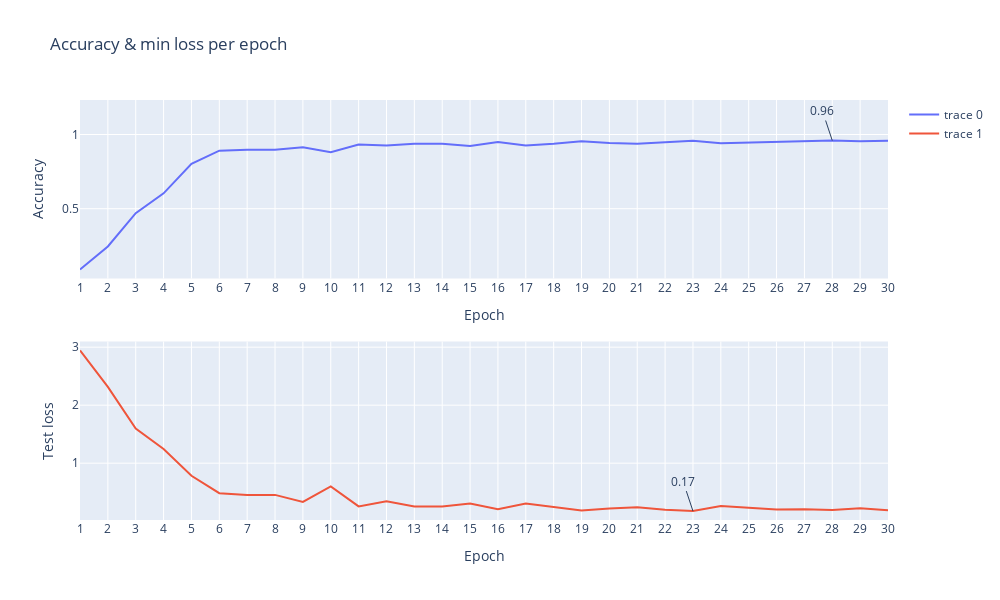

Notebook code for this chart:
### Code cell
# Create Line plot
fig = px.line(plt_data, x=plt_data['Epoch'], y=plt_data['Accuracy'])
#fig.add_scatter(plt_data, x=plt_data['Epoch'], y=plt_data['Test loss'])
# Add Scatter plot

fig

from plotly.subplots import make_subplots
import plotly.graph_objects as go
import numpy as np


tickvals = np.arange(plt_data['Epoch'].min(), plt_data['Epoch'].max() + 1)
fig = make_subplots(rows=2, cols=1)

fig.append_trace(go.Scatter(
  x=plt_data['Epoch'], y=plt_data['Accuracy']), row=1, col=1)

max_accuracy = plt_data['Accuracy'].max()
max_accuracy_epoch = plt_data[plt_data['Accuracy'] == max_accuracy]['Epoch'].values


for epoch in max_accuracy_epoch:
  fig.add_annotation(x=epoch,
                    y=max_accuracy,
                    text=round(max_accuracy, 2))

fig.add_trace(go.Scatter(
    x=plt_data['Epoch'], y=plt_data['Test loss']
), row=2, col=1)

min_loss = plt_data['Test loss'].min()
min_loss_epoch = plt_data[plt_data['Test loss'] == min_loss]['Epoch'].values

for epoch in min_loss_epoch:
  fig.add_annotation(x=epoch,
                    y=min_loss,
                    xref='x2',
                    yref='y2',
                    text=round(min_loss, 2))

fig.update_layout(height=600, width=1000, title_text="Accuracy & min loss per epoch", xaxis=dict(tickmode="array", tickvals=tickvals,
        range=[plt_data['Epoch'].min(), plt_data['Epoch'].max()]), xaxis2=dict(tickmode="array", tickvals=tickvals,
        range=[plt_data['Epoch'].min(), plt_data['Epoch'].max()]), xaxis_title="Epoch", xaxis2_title = "Epoch", yaxis_title ="Accuracy", yaxis2_title="Test loss")


fig.show()

### Figure 1 — Plotly figure (JSON) as saved in the notebook; plotly's stock layout.template omitted (floating-point values rounded to 4 significant figures)
{"data": [{"type": "scatter", "x": [1, 2, 3, 4, 5, 6, 7, 8, 9, 10, 11, 12, 13, 14, 15, 16, 17, 18, 19, 20, 21, 22, 23, 24, 25, 26, 27, 28, 29, 30], "xaxis": "x", "y": [0.08961, 0.2454, 0.4701, 0.6034, 0.8028, 0.8911, 0.898, 0.8966, 0.9141, 0.8801, 0.932, 0.9251, 0.9375, 0.9384, 0.9219, 0.9499, 0.9265, 0.9375, 0.954, 0.9435, 0.938, 0.9494, 0.9586, 0.9412, 0.9449, 0.9527, 0.9522, 0.9596, 0.954, 0.9577], "yaxis": "y"}, {"type": "scatter", "x": [1, 2, 3, 4, 5, 6, 7, 8, 9, 10, 11, 12, 13, 14, 15, 16, 17, 18, 19, 20, 21, 22, 23, 24, 25, 26, 27, 28, 29, 30], "xaxis": "x2", "y": [2.944, 2.316, 1.598, 1.244, 0.7819, 0.4821, 0.4508, 0.4533, 0.3329, 0.6002, 0.2555, 0.3433, 0.2516, 0.2542, 0.3066, 0.2043, 0.3049, 0.2403, 0.1831, 0.2168, 0.2393, 0.1964, 0.1742, 0.26, 0.2292, 0.1998, 0.2064, 0.1935, 0.2222, 0.1876], "yaxis": "y2"}], "layout": {"annotations": [{"text": "0.96", "x": 28, "y": 0.9596}, {"text": "0.17", "x": 23, "xref": "x2", "y": 0.1742, "yref": "y2"}], "height": 600, "title": {"text": "Accuracy & min loss per epoch"}, "width": 1000, "xaxis": {"anchor": "y", "domain": [0, 1], "range": [1, 30], "tickmode": "array", "tickvals": [1, 2, 3, 4, 5, 6, 7, 8, 9, 10, 11, 12, 13, 14, 15, 16, 17, 18, 19, 20, 21, 22, 23, 24, 25, 26, 27, 28, 29, 30], "title": {"text": "Epoch"}}, "xaxis2": {"anchor": "y2", "domain": [0, 1], "range": [1, 30], "tickmode": "array", "tickvals": [1, 2, 3, 4, 5, 6, 7, 8, 9, 10, 11, 12, 13, 14, 15, 16, 17, 18, 19, 20, 21, 22, 23, 24, 25, 26, 27, 28, 29, 30], "title": {"text": "Epoch"}}, "yaxis": {"anchor": "x", "domain": [0.575, 1], "title": {"text": "Accuracy"}}, "yaxis2": {"anchor": "x2", "domain": [0, 0.425], "title": {"text": "Test loss"}}}}
